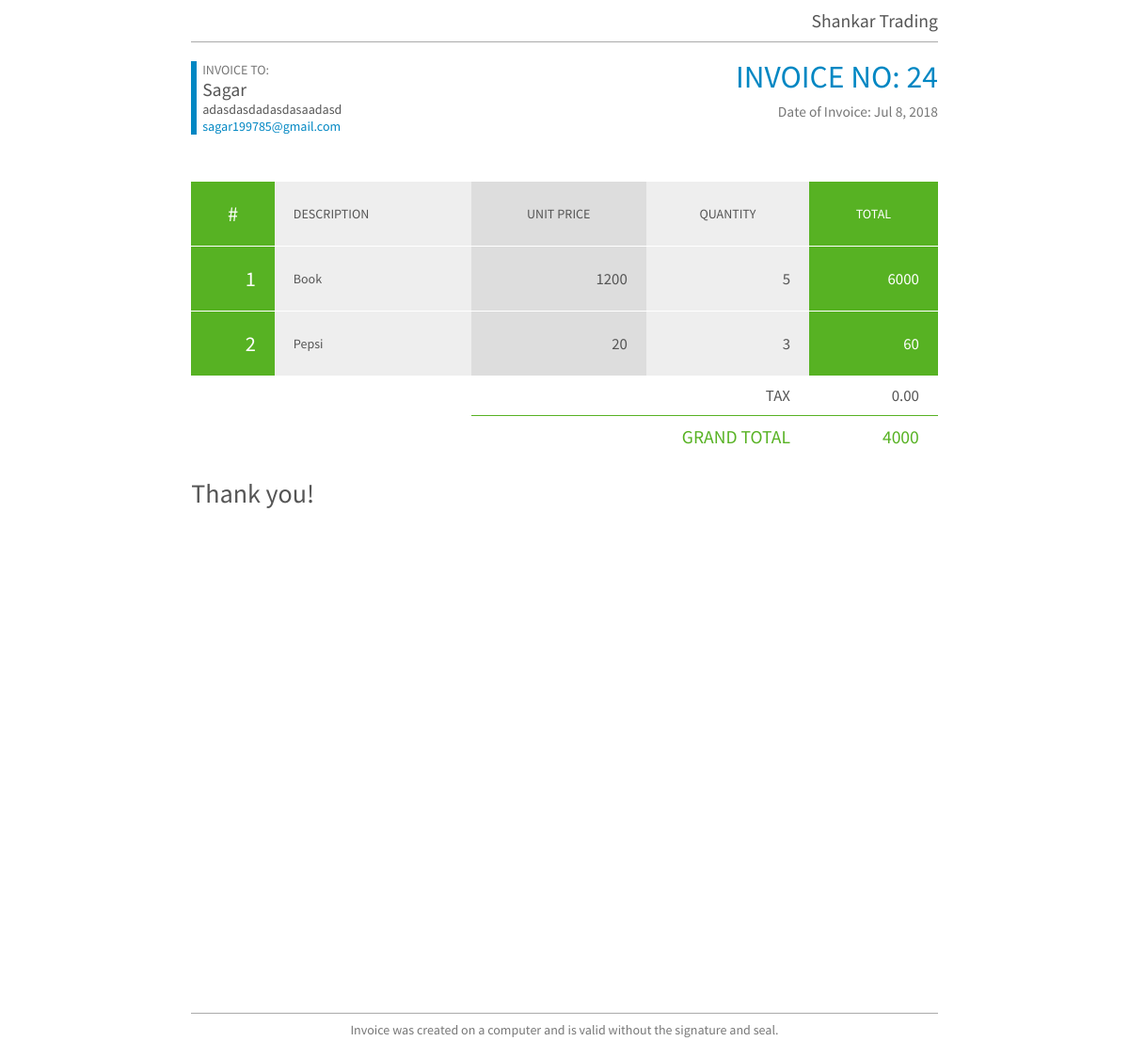
/pages/bill.php (signed in), run on the app's committed database.
### tables this page shows
CREATE TABLE `customer_table` (
  `customer_id` int(11) NOT NULL,
  `name` varchar(255) NOT NULL,
  `erp_code` varchar(11) NOT NULL,
  `description` varchar(255) NOT NULL,
  `email` varchar(255) NOT NULL,
  `address` varchar(255) NOT NULL,
  `contact_number` varchar(11) NOT NULL,
  `company_name` varchar(255) NOT NULL,
  `payment_type` enum('0','1') NOT NULL,
  `status` enum('0','1') NOT NULL
);

CREATE TABLE `tbl_transation_header` (
  `invoice` int(11) NOT NULL,
  `customer_name` varchar(50) NOT NULL,
  `employee_uname` varchar(50) NOT NULL,
  `total_amt` float NOT NULL,
  `date_time` timestamp NOT NULL DEFAULT CURRENT_TIMESTAMP ON UPDATE CURRENT_TIMESTAMP
);

CREATE TABLE `tbl_items` (
  `item_id` int(11) NOT NULL,
  `item_name` varchar(255) NOT NULL,
  `description` varchar(255) NOT NULL,
  `erp_code` varchar(11) NOT NULL,
  `uom` varchar(11) NOT NULL,
  `item_price` float NOT NULL,
  `status` enum('0','1') NOT NULL DEFAULT '0'
);

CREATE TABLE `tbl_transation_detail` (
  `id` int(11) NOT NULL,
  `invoice` int(11) NOT NULL,
  `item_id` varchar(50) NOT NULL,
  `purchase_quantity` int(11) NOT NULL,
  `total_amt` int(11) NOT NULL
);

### pages/bill.php (the view, shortened to what this page needs)
<?php
include "connect.php";
$invoiceno=24;
$sql = "SELECT * FROM `tbl_transation_header` `tth`
        INNER JOIN `tbl_transation_detail` `ttd` ON `tth`.`invoice` = `ttd`.`invoice`
        INNER JOIN `tbl_items` `ti` ON `ttd`.`item_id` = `ti`.`item_id`
        INNER JOIN `customer_table` `ct` ON `tth`.`customer_name` = `ct`.`name`
        WHERE `tth`.`invoice` = '$invoiceno'";
$result=$conn->query($sql);
$row=$result->fetch_assoc();
$tot=$row['total_amt'];
$date = new DateTime($row['date_time']);
?>
<!DOCTYPE html>
<html lang="en">
  <head>
    <link rel="stylesheet" href="../css/bill-style.css" media="all" />
  </head>
  <body>
    <header class="clearfix">
      <div id="company">
        <h2 class="name">Shankar Trading</h2>
      </div>
    </header>
    <main>
      <div id="details" class="clearfix">
        <div id="client">
          <div class="to">INVOICE TO:</div>
          <h2 class="name"><?php echo $row['name']; ?></h2>
          <div class="address"><?php echo $row['address']; ?></div>
          <div class="email"><a href="#"><?php echo $row['email']; ?></a></div>
        </div>
        <div id="invoice">
          <h1>INVOICE NO: <?php echo $invoiceno;?></h1>
          <div class="date">Date of Invoice: <?php echo $date->format('M j\, Y'); ?></div>
        </div>
      </div>
      <table border="0" cellspacing="0" cellpadding="0">
        <thead>
          <tr>
            <th class="no">#</th>
            <th class="desc">DESCRIPTION</th>
            <th class="unit">UNIT PRICE</th>
            <th class="qty">QUANTITY</th>
            <th class="total">TOTAL</th>
          </tr>
        </thead>
        <tbody>
        <?php
        $cnt = 1;
        mysqli_data_seek($result, 0);
        while($row=$result->fetch_assoc()){?>
          <tr>
            <td class="no"><?php echo $cnt++;?></td>
            <td class="desc"><?php echo $row['item_name'];?></td>
            <td class="unit"><?php echo $row['item_price'];?></td>
            <td class="qty"><?php echo $row['purchase_quantity'];?></td>
            <td class="total"><?php echo $row['item_price']*$row['purchase_quantity'];?></td>
          </tr>
       <?php }?>
        </tbody>
        <tfoot>
          <tr>
            <td colspan="2"></td>
            <td colspan="2">TAX</td>
            <td>0.00</td>
          </tr>
          <tr>
            <td colspan="2"></td>
            <td colspan="2">GRAND TOTAL</td>
            <td><?php echo $tot;?></td>
          </tr>
        </tfoot>
      </table>
      <div id="thanks">Thank you!</div>
    </main>
    <footer>
      Invoice was created on a computer and is valid without the signature and seal.
    </footer>
  </body>
</html>

### css/bill-style.css (style rules this page uses)
.clearfix:after { content: ""; display: table; clear: both; }
a { color: #0087C3; text-decoration: none; }
body { position: relative; width: 21cm; height: 29.7cm; margin: 0 auto; color: #555555; background: #FFFFFF; font-family: Arial, sans-serif; font-size: 14px; font-family: SourceSansPro; }
header { padding: 10px 0; margin-bottom: 20px; border-bottom: 1px solid #AAAAAA; }
#company { text-align: right; }
#details { margin-bottom: 50px; }
#client { padding-left: 6px; border-left: 6px solid #0087C3; float: left; }
#client .to { color: #777777; }
h2.name { font-size: 1.4em; font-weight: normal; margin: 0; }
#invoice { text-align: right; }
#invoice h1 { color: #0087C3; font-size: 2.4em; line-height: 1em; font-weight: normal; margin: 0 0 10px 0; }
#invoice .date { font-size: 1.1em; color: #777777; }
table { width: 100%; border-collapse: collapse; border-spacing: 0; margin-bottom: 20px; }
table th, table td { padding: 20px; background: #EEEEEE; text-align: center; border-bottom: 1px solid #FFFFFF; }
table th { white-space: nowrap; font-weight: normal; }
table td { text-align: right; }
table .no { color: #FFFFFF; font-size: 1.6em; background: #57B223; }
table .desc { text-align: left; }
table .unit { background: #DDDDDD; }
table .total { background: #57B223; color: #FFFFFF; }
table td.unit, table td.qty, table td.total { font-size: 1.2em; }
table tbody tr:last-child td { border: none; }
table tfoot td { padding: 10px 20px; background: #FFFFFF; border-bottom: none; font-size: 1.2em; white-space: nowrap; border-top: 1px solid #AAAAAA; }
table tfoot tr:first-child td { border-top: none; }
table tfoot tr:last-child td { color: #57B223; font-size: 1.4em; border-top: 1px solid #57B223; }
table tfoot tr td:first-child { border: none; }
#thanks { font-size: 2em; margin-bottom: 50px; }
footer { color: #777777; width: 100%; height: 30px; position: absolute; bottom: 0; border-top: 1px solid #AAAAAA; padding: 8px 0; text-align: center; }

### data on the page
customer_table: name "Sagar", address "adasdasdadasdasaadasd", email "sagar199785@gmail.com"
tbl_transation_header: date_time "Jul 8, 2018", tbl_items.item_name "Book", tbl_items.item_price "1200", tbl_transation_detail.purchase_quantity "5", tbl_items.item_price "6000", tbl_items.item_name "Pepsi", tbl_items.item_price "20", tbl_transation_detail.purchase_quantity "3", tbl_items.item_price "60"
tbl_transation_detail: total_amt "4000"

### other printed values
$invoiceno "24"
